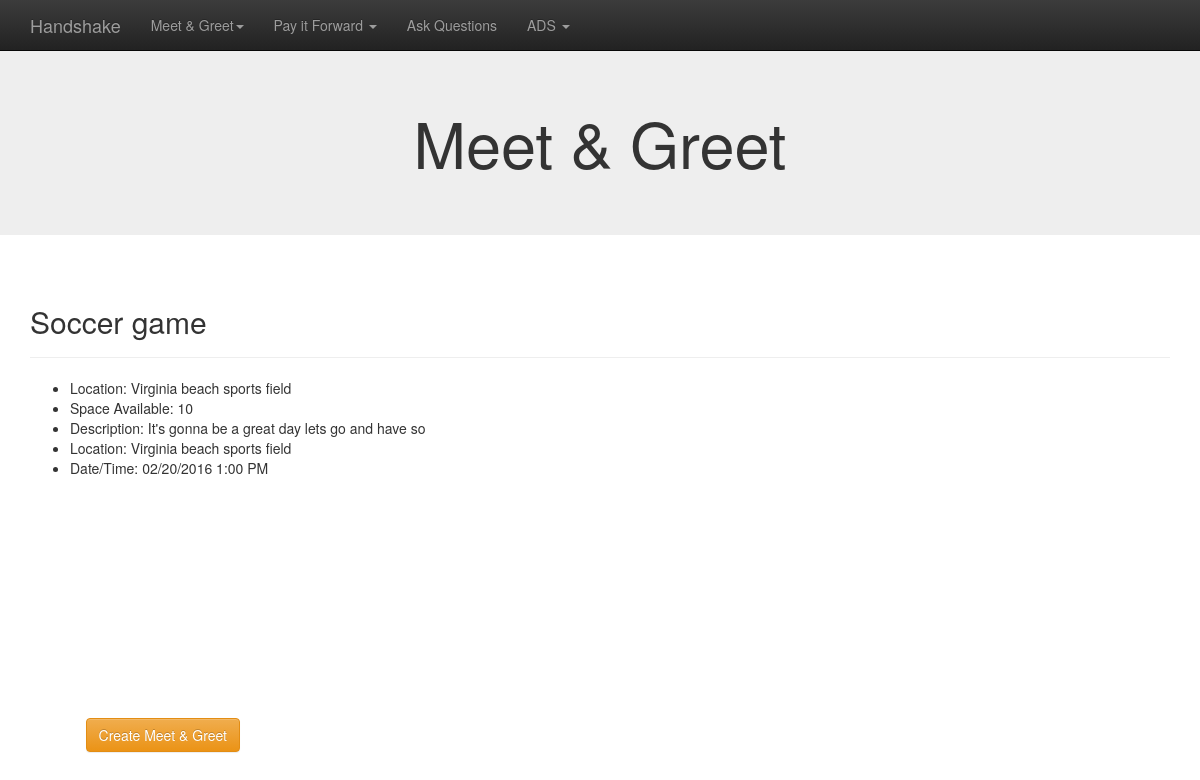
/view_meetup.php?id=14, run on the app's committed database.
### tables this page shows
CREATE TABLE `meetup` (
  `id` int(11) NOT NULL AUTO_INCREMENT,
  `eventname` varchar(45) NOT NULL,
  `location` varchar(45) DEFAULT NULL,
  `space` varchar(45) DEFAULT NULL,
  `eventdescription` varchar(45) DEFAULT NULL,
  `startdate` varchar(45) DEFAULT NULL,
  PRIMARY KEY (`id`)
);

### view_meetup.php (the view, shortened to what this page needs)
<?php
include("include/db.php");
$id = $_GET['id'];
    $query = "SELECT * FROM meetup WHERE id = ".$id;
$result = mysqli_query($conn, $query);
$row = mysqli_fetch_array($result)
?>
<!DOCTYPE html>
<html lang="en">
<head>
<?php include("include/header.php"); ?>
	<?php include("include/header.php"); ?>
</head>
<body data-spy="scroll" data-target="#my-navbar">
<?php include("include/header.php"); ?>
  <?php include("include/nav.php"); ?>
  	<div class="jumbotron">
  		<div class="container text-center">
  			<h1>Meet &amp; Greet</h1>
  		</div>
  	</div>
  <div class="container">
    <section>
      <div class="page-header" id="contact">
          <h2><?php echo $row['eventname']; ?></h2>
      </div>
       <ul class="list">
          <li>Location: <?php echo $row['location']; ?><br/></li>
          <li>Space Available: <?php echo $row['space']; ?><br/></li>
          <li>Description: <?php echo $row['eventdescription']; ?><br/></li>
          <li>Location: <?php echo $row['location']; ?><br/></li>
          <li>Date/Time: <?php echo $row['startdate']; ?><br/></li>
        </ul>
    <footer>
<a href="create_meetup.php" class="button1 btn btn-warning navbar-btn navbar-left">Create Meet &amp; Greet</a>
    </footer>
</body>
</html>

### css/custom.css (style rules this page uses)
.jumbotron { font-size:70px; }

### view_meetup.php (style rules this page uses)
body { padding-top: 40px; }
.button1 { position:absolute; bottom: 5%; right:80%; }

### data on the page
meetup: eventname "Soccer game", location "Virginia beach sports field", space "10", eventdescription "It's gonna be a great day lets go and have so", startdate "02/20/2016 1:00 PM"
